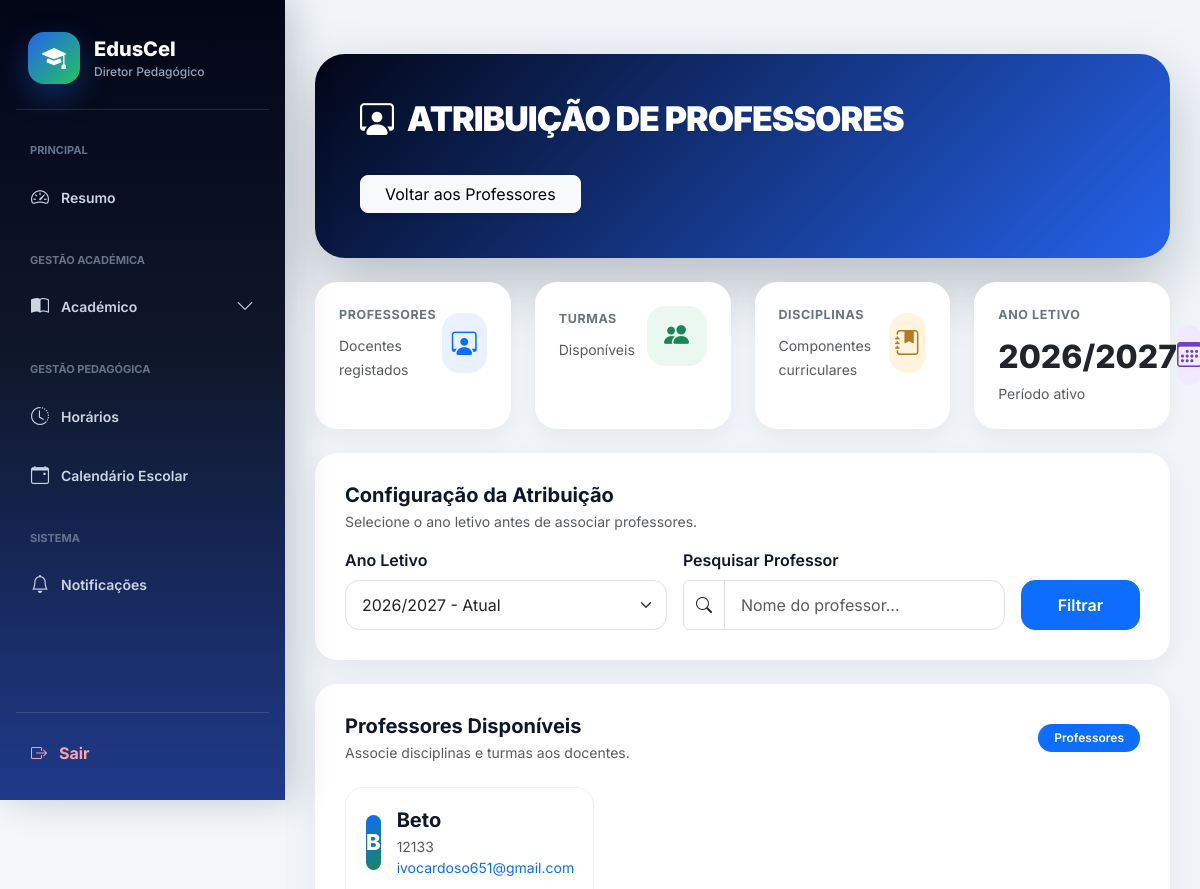
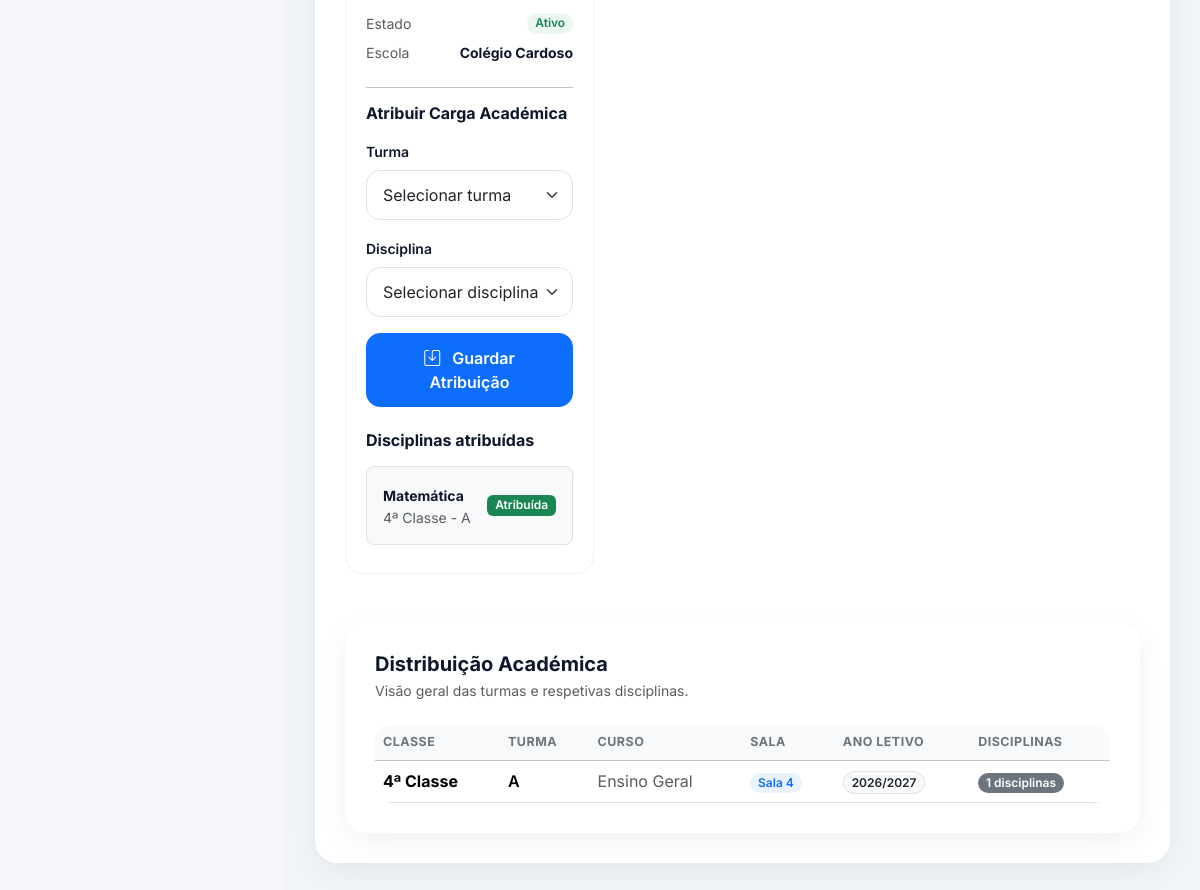
Page /professores/atribuicoes/ (signed in) on the committed database (2 pictures, top to bottom).
### academic/models.py (models this page shows, shortened)
class AnoLetivo(models.Model):
    nome = models.CharField(max_length=20)  # Ex: 2025/2026
    ativo = models.BooleanField(default=True)
    escola = models.ForeignKey(
        "Escola",
        on_delete=models.CASCADE,
        related_name="anos_letivos"
    )

class Escola(models.Model):
    nome = models.CharField(
        "Nome da Escola",
        max_length=255
    )
    codigo = models.CharField(
        "Código da Escola",
        max_length=10,
        unique=True,
        blank=True,
        help_text="Código usado no login da escola"
    )
    logo = models.ImageField(
        upload_to='logos_escolas/',
        blank=True,
        null=True
    )
    endereco = models.CharField(
        "Endereço",
        max_length=255
    )
    provincia = models.CharField(
        "Província",
        max_length=100,
        blank=True,
        null=True
    )
    municipio = models.CharField(
        "Município",
        max_length=100,
        blank=True,
        null=True
    )
    telefone = models.CharField(
        "Telefone",
        max_length=20
    )
    nif = models.CharField(
        "NIF",
        max_length=14,
        blank=True,
        null=True,
        help_text="Número de Identificação Fiscal da escola"
    )
    email = models.EmailField(
        "Email da Escola",
        max_length=254,
        blank=True,
        null=True,
        help_text="Email oficial da escola"
    )
    plano = models.ForeignKey(
        "Plano",
        on_delete=models.SET_NULL,
        null=True,
        blank=True,
        related_name="escolas",
        verbose_name="Plano"
    )
    data_expiracao = models.DateField(
        "Data de Expiração do Plano",
        null=True,
        blank=True
    )
    ativo = models.BooleanField(
        "Ativo",
        default=True
    )
    criada_em = models.DateTimeField(
        "Criada em",
        auto_now_add=True
    )
    class Meta:
        verbose_name = "Escola"
        verbose_name_plural = "Escolas"
        ordering = ["nome"]

class Disciplina(models.Model):
    nome = models.CharField(max_length=90)
    turma = models.ForeignKey(
        Turma,
        on_delete=models.CASCADE,
        related_name="disciplinas"
    )
    professor = models.ForeignKey(
        settings.AUTH_USER_MODEL,
        on_delete=models.CASCADE,
        limit_choices_to={'role': 'PROFESSOR'},
        related_name="disciplinas",
        null=True,
        blank=True
    )
    escola = models.ForeignKey(
        Escola,
        on_delete=models.CASCADE,
        related_name="disciplinas"
    )
    criada_em = models.DateTimeField(auto_now_add=True)
    class Meta:
        unique_together = ('nome', 'turma', 'escola')
        ordering = ["nome"]

class Turma(models.Model):
    CLASSE_CHOICES = [
        ('0', 'Iniciação'),
        ('1', '1ª Classe'),
        ('2', '2ª Classe'),
        ('3', '3ª Classe'),
        ('4', '4ª Classe'),
        ('5', '5ª Classe'),
        ('6', '6ª Classe'),
        ('7', '7ª Classe'),
        ('8', '8ª Classe'),
        ('9', '9ª Classe'),
        ('10', '10ª Classe'),
        ('11', '11ª Classe'),
        ('12', '12ª Classe'),
        ('13', '13ª Classe'),
    ]
    TURNOS = [
        ('MANHA', 'Manhã'),
        ('TARDE', 'Tarde'),
        ('NOITE', 'Noite'),
    ]
    classe = models.CharField(
        max_length=10,
        choices=CLASSE_CHOICES,
        verbose_name="Classe"
    )
    curso = models.ForeignKey(
        'Curso',
        on_delete=models.SET_NULL,
        null=True,
        blank=True,
        related_name="turmas",
        verbose_name="Curso"
    )
    identificador = models.CharField(
        max_length=5,
        verbose_name="Identificador da Turma"
    )
    sala = models.CharField(
        max_length=20,
        null=True,
        blank=True,
        verbose_name="Sala"
    )
    turno = models.CharField(
        max_length=10,
        choices=TURNOS,
        default='MANHA',
        verbose_name='Turno'
    )
    ano_letivo = models.ForeignKey(
        'AnoLetivo',
        on_delete=models.CASCADE,
        related_name="turmas",
        verbose_name="Ano Letivo"
    )
    escola = models.ForeignKey(
        'Escola',
        on_delete=models.CASCADE,
        related_name="turmas",
        verbose_name="Escola"
    )
    professor = models.ForeignKey(
        settings.AUTH_USER_MODEL,
        on_delete=models.SET_NULL,
        related_name="turmas",
        limit_choices_to={"role": "PROFESSOR"},
        null=True,
        blank=True,
        verbose_name="Professor Responsável"
    )
    diretor_turma = models.ForeignKey(
        settings.AUTH_USER_MODEL,
        on_delete=models.SET_NULL,
        null=True,
        blank=True,
        limit_choices_to={
            "role": "PROFESSOR"
        },
        related_name="turmas_como_diretor",
        verbose_name="Diretor de Turma"
    )
    criada_em = models.DateTimeField(
        auto_now_add=True,
        verbose_name="Data de Criação"
    )
    class Meta:
        constraints = [
            models.UniqueConstraint(
                fields=[
                    'classe',
                    'identificador',
                    'turno',
                    'ano_letivo',
                    'escola',
                    'curso'
                ],
                name='unique_turma_por_curso'
            )
        ]
        verbose_name = "Turma"
        verbose_name_plural = "Turmas"

### users/models.py (models this page shows, shortened)
class User(AbstractUser):
    ROLE_CHOICES = (
        ("SUPERADMIN", "Super Admin"),
        ("DIRETOR", "Diretor"),
        ("DIRETOR_PEDAGOGICO", "Diretor Pedagógico"),
        ("PROFESSOR", "Professor"),
        ("ALUNO", "Aluno"),
        ("FINANCEIRO", "Financeiro"),
        ("SECRETARIA", "Secretaria"),
    )
    role = models.CharField(
        max_length=25,
        choices=ROLE_CHOICES,
        default="ALUNO",
        verbose_name="Perfil"
    )
    ativo = models.BooleanField(
        default=True,
        verbose_name="Ativo"
    )
    escola = models.ForeignKey(
        "academic.Escola",
        on_delete=models.CASCADE,
        null=True,
        blank=True,
        related_name="usuarios",
        verbose_name="Escola"
    )
    telefone = models.CharField(
        max_length=20,
        unique=True,
        null=True,
        blank=True,
        verbose_name="Telefone"
    )
    telefone_verificado = models.BooleanField(
        default=False,
        verbose_name="Telefone Verificado"
    )
    email_verificado = models.BooleanField(
        default=False,
        verbose_name="Email Verificado"
    )
    criado_em = models.DateTimeField(
        auto_now_add=True,
        verbose_name="Criado em"
    )
    tentativas_login = models.PositiveIntegerField(
        default=0
    )
    bloqueado_ate = models.DateTimeField(
        null=True,
        blank=True
    )
    otp_codigo = models.CharField(
        max_length=128,
        null=True,
        blank=True,
        verbose_name="OTP"
    )
    otp_expira_em = models.DateTimeField(
        null=True,
        blank=True,
        verbose_name="Expira em"
    )
    otp_tentativas = models.PositiveIntegerField(
        default=0,
        verbose_name="Tentativas OTP"
    )
    ultimo_envio_otp = models.DateTimeField(
        null=True,
        blank=True,
        verbose_name="Último envio OTP"
    )
    objects = UserManager()

### core/views.py (the view, shortened to what this page needs)
# urls.py: path("professores/atribuicoes/", views.atribuir_professor, name="atribuir_professor"),
@login_required
def atribuir_professor(request):
    if request.user.role not in [
        "DIRETOR",
        "DIRETOR_PEDAGOGICO"
    ]:
        return redirect("dashboard")
    escola = get_escola(request)
    if not escola:
        return redirect("dashboard")
    base_template = (
        "base_diretor_pedagogico.html"
        if request.user.role == "DIRETOR_PEDAGOGICO"
        else "base.html"
    )
    anos = AnoLetivo.objects.filter(
        escola=escola
    ).order_by(
        "-nome"
    )
    ano_id = request.GET.get(
        "ano"
    )
    if ano_id:
        ano_selecionado = get_object_or_404(
            AnoLetivo,
            id=ano_id,
            escola=escola
        )
    else:
        ano_selecionado = anos.filter(
            ativo=True
        ).first()
        if not ano_selecionado:
            ano_selecionado = anos.first()
    professores = User.objects.filter(
        escola=escola,
        role="PROFESSOR"
    ).order_by(
        "first_name",
        "last_name"
    )
    turmas = Turma.objects.filter(
        escola=escola,
        ano_letivo=ano_selecionado
    ).select_related(
        "curso",
        "ano_letivo"
    ).order_by(
        "classe",
        "identificador"
    )
    disciplinas = Disciplina.objects.filter(
        escola=escola,
        turma__ano_letivo=ano_selecionado
    ).select_related(
        "turma",
        "turma__curso",
        "professor"
    ).order_by(
        "turma__classe",
        "nome"
    )
    contexto = {
        "base_template":
            base_template,
        "escola":
            escola,
        "professores":
            professores,
        "anos":
            anos,
        "ano_selecionado":
            ano_selecionado,
        "turmas":
            turmas,
        "disciplinas":
            disciplinas,
    }
    return render(
        request,
        "atribuir_professor.html",
        contexto
    )

### core/templates/atribuir_professor.html (shortened to what this page needs)
{% extends base_template %}
{% load static %}
{% block content %}
<div class="container-fluid py-4">
<div class="receipt-hero mb-4">
    <div class="hero-content">
        <div>
            <h1>
                <i class="bi bi-person-workspace me-2"></i>
                ATRIBUIÇÃO DE PROFESSORES
            </h1>
        </div>
        <div>
            <a href="{% url 'professores' %}"
            class="btn btn-light rounded-3 px-4 shadow-sm">
                Voltar aos Professores
            </a>
        </div>
    </div>
</div>
<div class="row g-4 mb-4">
<div class="col-xl-3 col-md-6">
<div class="card stat-card h-100">
<div class="card-body p-4">
<div class="d-flex justify-content-between align-items-center">
<div>
<div class="stat-title">
Professores
</div>
<small class="text-muted">
Docentes registados
</small>
</div>
<div class="stat-icon icon-blue">
<i class="bi bi-person-workspace"></i>
</div>
</div>
</div>
</div>
</div>
<div class="col-xl-3 col-md-6">
<div class="card stat-card h-100">
<div class="card-body p-4">
<div class="d-flex justify-content-between align-items-center">
<div>
<div class="stat-title">
Turmas
</div>
<small class="text-muted">
Disponíveis
</small>
</div>
<div class="stat-icon icon-green">
<i class="bi bi-people-fill"></i>
</div>
</div>
</div>
</div>
</div>
<div class="col-xl-3 col-md-6">
<div class="card stat-card h-100">
<div class="card-body p-4">
<div class="d-flex justify-content-between align-items-center">
<div>
<div class="stat-title">
Disciplinas
</div>
<small class="text-muted">
Componentes curriculares
</small>
</div>
<div class="stat-icon icon-orange">
<i class="bi bi-journal-bookmark-fill"></i>
</div>
</div>
</div>
</div>
</div>
<div class="col-xl-3 col-md-6">
<div class="card stat-card h-100">
<div class="card-body p-4">
<div class="d-flex justify-content-between align-items-center">
<div>
<div class="stat-title">
Ano Letivo
</div>
<div class="stat-number mt-2">
{{ ano_selecionado.nome }}
</div>
<small class="text-muted">
Período ativo
</small>
</div>
<div class="stat-icon icon-purple">
<i class="bi bi-calendar3"></i>
</div>
</div>
</div>
</div>
</div>
</div>
<div class="card-premium mb-4">
<div class="card-body">
<h5 class="fw-bold mb-1">
Configuração da Atribuição
</h5>
<p class="text-muted small">
Selecione o ano letivo antes de associar professores.
</p>
<form method="GET">
<div class="row g-3">
<div class="col-lg-5">
<label class="form-label fw-semibold">
Ano Letivo
</label>
<select
name="ano"
class="form-select"
>
{% for ano in anos %}
<option
value="{{ ano.id }}"
{% if ano_selecionado.id == ano.id %}
selected
{% endif %}
>
{{ ano.nome }}
{% if ano.ativo %}
- Atual
{% endif %}
</option>
{% endfor %}
</select>
</div>
<div class="col-lg-5">
<label class="form-label fw-semibold">
Pesquisar Professor
</label>
<div class="input-group">
<span class="input-group-text bg-white">
<i class="bi bi-search"></i>
</span>
<input
type="text"
name="q"
class="form-control"
placeholder="Nome do professor..."
>
</div>
</div>
<div class="col-lg-2 d-flex align-items-end">
<button
class="btn btn-primary btn-premium w-100"
type="submit"
>
Filtrar
</button>
</div>
</div>
</form>
</div>
</div>
<div class="card-premium">
<div class="card-body">
<div class="d-flex justify-content-between align-items-center mb-4">
<div>
<h5 class="fw-bold mb-1">
Professores Disponíveis
</h5>
<p class="text-muted small mb-0">
Associe disciplinas e turmas aos docentes.
</p>
</div>
<span class="badge bg-primary rounded-pill px-3 py-2">
{{ total_professores }} Professores
</span>
</div>
<div class="row g-4">
{% for professor in professores %}
<div class="col-xl-4 col-lg-6">
<div class="professor-box h-100">
<div class="d-flex align-items-center mb-4">
<div class="avatar">
{{ professor.first_name|default:professor.username|slice:":1"|upper }}
</div>
<div class="ms-3">
<h5 class="fw-bold mb-1">
{{ professor.get_full_name|default:professor.username }}
</h5>
<div class="text-muted small">
{{ professor.username }}
</div>
{% if professor.email %}
<div class="text-primary small">
{{ professor.email }}
</div>
{% endif %}
</div>
</div>
<div class="mb-4">
<div class="d-flex justify-content-between mb-2">
<span class="text-muted small">
Estado
</span>
<span class="badge bg-success-subtle text-success rounded-pill">
Ativo
</span>
</div>
<div class="d-flex justify-content-between">
<span class="text-muted small">
Escola
</span>
<strong class="small">
{{ escola.nome|default:"Unidade Escolar" }}
</strong>
</div>
</div>
<hr>
<h6 class="fw-bold mb-3">
Atribuir Carga Académica
</h6>
<form method="POST">
<div class="mb-3">
<label class="form-label small fw-semibold">
Turma
</label>
<select
name="turma"
class="form-select"
required
>
<option value="">
Selecionar turma
</option>
</select>
</div>
<div class="mb-3">
<label class="form-label small fw-semibold">
Disciplina
</label>
<select
name="disciplina"
class="form-select"
required
>
<option value="">
Selecionar disciplina
</option>
</select>
</div>
<button
type="submit"
class="btn btn-primary btn-premium w-100"
>
<i class="bi bi-save me-2"></i>
Guardar Atribuição
</button>
</form>
<div class="mt-4">
<h6 class="fw-bold mb-3">
Disciplinas atribuídas
</h6>
{% for disciplina in disciplinas %}
{% if disciplina.professor.id == professor.id %}
<div class="border rounded-3 p-3 mb-2 bg-light">
<div class="d-flex justify-content-between align-items-center">
<div>
<strong class="small">
{{ disciplina.nome }}
</strong>
<div class="text-muted small">
{{ disciplina.turma.get_classe_display }}
-
{{ disciplina.turma.identificador }}
</div>
</div>
<span class="badge bg-success">
Atribuída
</span>
</div>
</div>
{% endif %}
{% empty %}
<div class="text-muted small">
Nenhuma disciplina atribuída.
</div>
{% endfor %}
</div>
</div>
</div>
{% endfor %}
</div>
<div class="mt-5">
<div class="card-premium">
<div class="card-body">
<div class="d-flex justify-content-between align-items-center mb-4">
<div>
<h5 class="fw-bold mb-1">
Distribuição Académica
</h5>
<p class="text-muted small mb-0">
Visão geral das turmas e respetivas disciplinas.
</p>
</div>
</div>
<div class="table-responsive">
<table class="table table-hover align-middle mb-0">
<thead class="table-light">
<tr>
<th>
Classe
</th>
<th>
Turma
</th>
<th>
Curso
</th>
<th>
Sala
</th>
<th>
Ano Letivo
</th>
<th>
Disciplinas
</th>
</tr>
</thead>
<tbody>
{% for turma in turmas %}
<tr>
<td>
<strong>
{{ turma.get_classe_display }}
</strong>
</td>
<td>
<span class="fw-semibold">
{{ turma.identificador }}
</span>
</td>
<td>
{% if turma.curso %}
<span class="badge bg-info-subtle text-info rounded-pill px-3">
{{ turma.curso.nome }}
</span>
{% else %}
<span class="text-muted">
Ensino Geral
</span>
{% endif %}
</td>
<td>
{% if turma.sala %}
<span class="badge bg-primary-subtle text-primary rounded-pill">
Sala {{ turma.sala }}
</span>
{% else %}
<span class="text-muted small">
Sem sala
</span>
{% endif %}
</td>
<td>
<span class="badge bg-light text-dark border rounded-pill">
{{ turma.ano_letivo.nome }}
</span>
</td>
<td>
<span class="badge bg-secondary rounded-pill">
{{ turma.disciplinas.count }}
disciplinas
</span>
</td>
</tr>
{% endfor %}
</tbody>
</table>
</div>
</div>
</div>
</div>
</div>
{% endblock %}

### rows in the picture
AnoLetivo: nome "2026/2027"
User: first_name "B", get_full_name "Beto", username "12133", email "ivocardoso651@gmail.com"
Escola: nome "Colégio Cardoso"
Disciplina: nome "Matemática", turma.classe "4ª Classe", turma.identificador "A"
Turma: classe "4ª Classe", identificador "A", shows "Ensino Geral", sala "4", ano_letivo.nome "2026/2027", disciplinas.count "1"

### other values in the picture
form field ano "2026/2027 - Atual"
